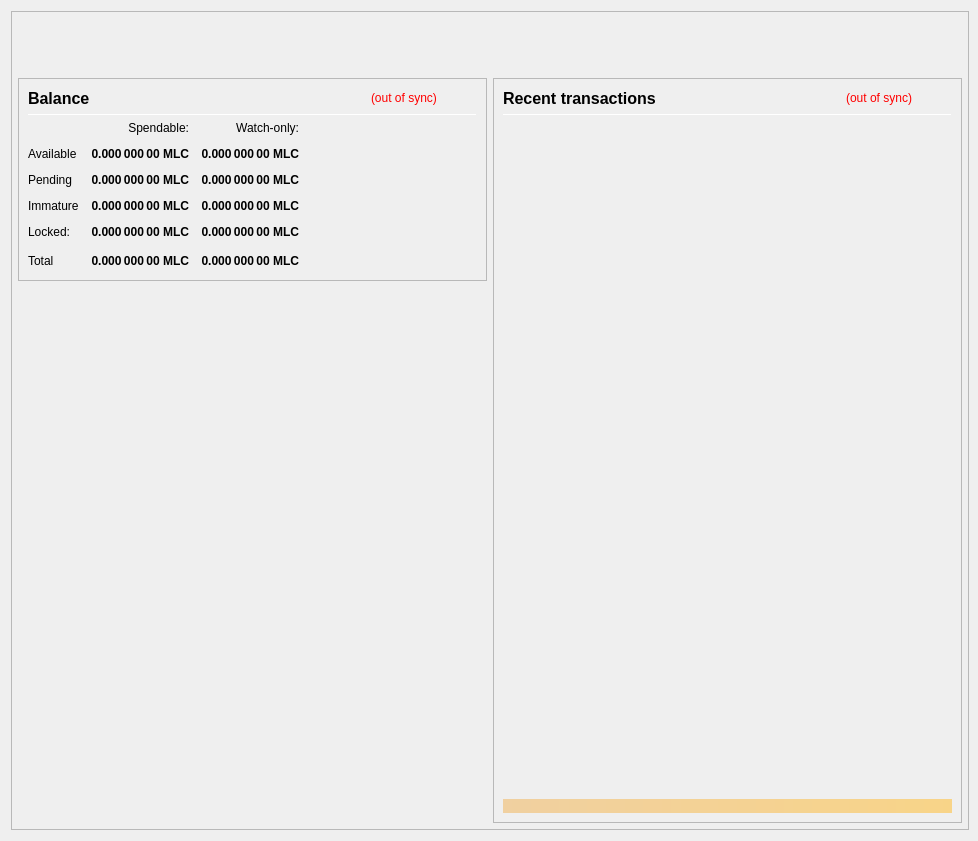
<?xml version="1.0" encoding="UTF-8"?>
<ui version="4.0">
 <class>OverviewPage</class>
 <widget class="QWidget" name="OverviewPage">
  <property name="geometry">
   <rect>
    <x>0</x>
    <y>0</y>
    <width>978</width>
    <height>841</height>
   </rect>
  </property>
  <property name="minimumSize">
   <size>
    <width>960</width>
    <height>682</height>
   </size>
  </property>
  <property name="font">
   <font>
    <weight>50</weight>
    <bold>false</bold>
   </font>
  </property>
  <property name="windowTitle">
   <string>Form</string>
  </property>
  <layout class="QVBoxLayout" name="topLayout" stretch="0">
   <property name="rightMargin">
    <number>9</number>
   </property>
   <item>
    <widget class="QFrame" name="frame_BG">
     <property name="minimumSize">
      <size>
       <width>850</width>
       <height>610</height>
      </size>
     </property>
     <property name="maximumSize">
      <size>
       <width>16777215</width>
       <height>16777215</height>
      </size>
     </property>
     <property name="frameShape">
      <enum>QFrame::StyledPanel</enum>
     </property>
     <property name="frameShadow">
      <enum>QFrame::Raised</enum>
     </property>
     <layout class="QVBoxLayout" name="verticalLayout_3" stretch="0">
      <property name="leftMargin">
       <number>0</number>
      </property>
      <property name="topMargin">
       <number>0</number>
      </property>
      <property name="rightMargin">
       <number>0</number>
      </property>
      <property name="bottomMargin">
       <number>6</number>
      </property>
      <item>
       <layout class="QVBoxLayout" name="verticalLayout_Master" stretch="0,1">
        <property name="leftMargin">
         <number>0</number>
        </property>
        <property name="topMargin">
         <number>0</number>
        </property>
        <property name="rightMargin">
         <number>0</number>
        </property>
        <property name="bottomMargin">
         <number>0</number>
        </property>
        <item>
         <widget class="QFrame" name="frame_Header">
          <layout class="QVBoxLayout" name="verticalLayout_Header" stretch="0">
           <property name="leftMargin">
            <number>0</number>
           </property>
           <property name="topMargin">
            <number>0</number>
           </property>
           <property name="rightMargin">
            <number>0</number>
           </property>
           <property name="bottomMargin">
            <number>0</number>
           </property>
           <item>
            <layout class="QHBoxLayout" name="horizontalLayout_Header" stretch="1,0">
             <property name="spacing">
              <number>6</number>
             </property>
             <item>
              <spacer name="horizontalSpacer_Header">
               <property name="orientation">
                <enum>Qt::Horizontal</enum>
               </property>
               <property name="sizeHint" stdset="0">
                <size>
                 <width>40</width>
                 <height>20</height>
                </size>
               </property>
              </spacer>
             </item>
             <item>
              <widget class="QLabel" name="labelOverviewHeaderRight">
               <property name="minimumSize">
                <size>
                 <width>464</width>
                 <height>60</height>
                </size>
               </property>
               <property name="maximumSize">
                <size>
                 <width>16777215</width>
                 <height>60</height>
                </size>
               </property>
               <property name="font">
                <font>
                 <pointsize>14</pointsize>
                </font>
               </property>
               <property name="text">
                <string/>
               </property>
               <property name="alignment">
                <set>Qt::AlignRight|Qt::AlignTrailing|Qt::AlignVCenter</set>
               </property>
              </widget>
             </item>
            </layout>
           </item>
          </layout>
         </widget>
        </item>
        <item>
         <widget class="QFrame" name="frame_Content">
          <layout class="QVBoxLayout" name="verticalLayout_Content">
           <property name="leftMargin">
            <number>6</number>
           </property>
           <property name="topMargin">
            <number>0</number>
           </property>
           <property name="rightMargin">
            <number>6</number>
           </property>
           <property name="bottomMargin">
            <number>0</number>
           </property>
           <item>
            <layout class="QHBoxLayout" name="horizontalLayout_Content" stretch="1,1">
             <property name="spacing">
              <number>6</number>
             </property>
             <item>
              <layout class="QVBoxLayout" name="verticalLayout_left" stretch="0,0">
               <item>
                <widget class="QFrame" name="frameBalances">
                 <property name="frameShape">
                  <enum>QFrame::StyledPanel</enum>
                 </property>
                 <property name="frameShadow">
                  <enum>QFrame::Raised</enum>
                 </property>
                 <layout class="QVBoxLayout" name="verticalLayout_4">
                  <item>
                   <layout class="QHBoxLayout" name="hlBalancesHeader" stretch="2,0,0">
                    <property name="spacing">
                     <number>6</number>
                    </property>
                    <item>
                     <widget class="QLabel" name="labelBalances">
                      <property name="minimumSize">
                       <size>
                        <width>0</width>
                        <height>0</height>
                       </size>
                      </property>
                      <property name="font">
                       <font>
                        <pointsize>12</pointsize>
                        <weight>75</weight>
                        <bold>true</bold>
                       </font>
                      </property>
                      <property name="text">
                       <string>Balance</string>
                      </property>
                     </widget>
                    </item>
                    <item>
                     <widget class="QLabel" name="labelWalletStatus">
                      <property name="cursor">
                       <cursorShape>WhatsThisCursor</cursorShape>
                      </property>
                      <property name="toolTip">
                       <string>The displayed information may be out of date. Your wallet automatically synchronizes with the Masterleisurecoin network after a connection is established, but this process has not completed yet.</string>
                      </property>
                      <property name="styleSheet">
                       <string notr="true">QLabel { color: red; }</string>
                      </property>
                      <property name="text">
                       <string notr="true">(out of sync)</string>
                      </property>
                      <property name="alignment">
                       <set>Qt::AlignLeading|Qt::AlignLeft|Qt::AlignVCenter</set>
                      </property>
                     </widget>
                    </item>
                    <item>
                     <spacer name="hsBalancesHeader">
                      <property name="orientation">
                       <enum>Qt::Horizontal</enum>
                      </property>
                      <property name="sizeHint" stdset="0">
                       <size>
                        <width>40</width>
                        <height>20</height>
                       </size>
                      </property>
                     </spacer>
                    </item>
                   </layout>
                  </item>
                  <item>
                   <widget class="Line" name="lineBalances">
                    <property name="minimumSize">
                     <size>
                      <width>0</width>
                      <height>1</height>
                     </size>
                    </property>
                    <property name="maximumSize">
                     <size>
                      <width>16777215</width>
                      <height>1</height>
                     </size>
                    </property>
                    <property name="orientation">
                     <enum>Qt::Horizontal</enum>
                    </property>
                   </widget>
                  </item>
                  <item>
                   <layout class="QGridLayout" name="gridLayout">
                    <property name="spacing">
                     <number>12</number>
                    </property>
                    <item row="0" column="1">
                     <widget class="QLabel" name="labelSpendable">
                      <property name="text">
                       <string>Spendable:</string>
                      </property>
                      <property name="alignment">
                       <set>Qt::AlignRight|Qt::AlignTrailing|Qt::AlignVCenter</set>
                      </property>
                     </widget>
                    </item>
                    <item row="0" column="2">
                     <widget class="QLabel" name="labelWatchonly">
                      <property name="text">
                       <string>Watch-only:</string>
                      </property>
                      <property name="alignment">
                       <set>Qt::AlignRight|Qt::AlignTrailing|Qt::AlignVCenter</set>
                      </property>
                     </widget>
                    </item>
                    <item row="1" column="0">
                     <widget class="QLabel" name="labelAvailableText">
                      <property name="text">
                       <string>Available</string>
                      </property>
                      <property name="textInteractionFlags">
                       <set>Qt::NoTextInteraction</set>
                      </property>
                     </widget>
                    </item>
                    <item row="1" column="1">
                     <widget class="QLabel" name="labelAvailable">
                      <property name="font">
                       <font>
                        <weight>75</weight>
                        <bold>true</bold>
                       </font>
                      </property>
                      <property name="cursor">
                       <cursorShape>ArrowCursor</cursorShape>
                      </property>
                      <property name="toolTip">
                       <string>Your current spendable balance</string>
                      </property>
                      <property name="text">
                       <string notr="true">0.000 000 00 MLC</string>
                      </property>
                      <property name="alignment">
                       <set>Qt::AlignRight|Qt::AlignTrailing|Qt::AlignVCenter</set>
                      </property>
                      <property name="textInteractionFlags">
                       <set>Qt::NoTextInteraction</set>
                      </property>
                     </widget>
                    </item>
                    <item row="1" column="2">
                     <widget class="QLabel" name="labelWatchAvailable">
                      <property name="font">
                       <font>
                        <weight>75</weight>
                        <bold>true</bold>
                       </font>
                      </property>
                      <property name="cursor">
                       <cursorShape>ArrowCursor</cursorShape>
                      </property>
                      <property name="toolTip">
                       <string>Your current balance in watch-only addresses</string>
                      </property>
                      <property name="text">
                       <string notr="true">0.000 000 00 MLC</string>
                      </property>
                      <property name="alignment">
                       <set>Qt::AlignRight|Qt::AlignTrailing|Qt::AlignVCenter</set>
                      </property>
                      <property name="textInteractionFlags">
                       <set>Qt::NoTextInteraction</set>
                      </property>
                     </widget>
                    </item>
                    <item row="2" column="0">
                     <widget class="QLabel" name="labelPendingText">
                      <property name="text">
                       <string>Pending</string>
                      </property>
                      <property name="textInteractionFlags">
                       <set>Qt::NoTextInteraction</set>
                      </property>
                     </widget>
                    </item>
                    <item row="2" column="1">
                     <widget class="QLabel" name="labelPending">
                      <property name="font">
                       <font>
                        <weight>75</weight>
                        <bold>true</bold>
                       </font>
                      </property>
                      <property name="cursor">
                       <cursorShape>ArrowCursor</cursorShape>
                      </property>
                      <property name="toolTip">
                       <string>Total of transactions that have yet to be confirmed, and do not yet count toward the spendable balance</string>
                      </property>
                      <property name="text">
                       <string notr="true">0.000 000 00 MLC</string>
                      </property>
                      <property name="alignment">
                       <set>Qt::AlignRight|Qt::AlignTrailing|Qt::AlignVCenter</set>
                      </property>
                      <property name="textInteractionFlags">
                       <set>Qt::NoTextInteraction</set>
                      </property>
                     </widget>
                    </item>
                    <item row="2" column="2">
                     <widget class="QLabel" name="labelWatchPending">
                      <property name="font">
                       <font>
                        <weight>75</weight>
                        <bold>true</bold>
                       </font>
                      </property>
                      <property name="cursor">
                       <cursorShape>ArrowCursor</cursorShape>
                      </property>
                      <property name="toolTip">
                       <string>Unconfirmed transactions to watch-only addresses</string>
                      </property>
                      <property name="text">
                       <string notr="true">0.000 000 00 MLC</string>
                      </property>
                      <property name="alignment">
                       <set>Qt::AlignRight|Qt::AlignTrailing|Qt::AlignVCenter</set>
                      </property>
                      <property name="textInteractionFlags">
                       <set>Qt::NoTextInteraction</set>
                      </property>
                     </widget>
                    </item>
                    <item row="3" column="0">
                     <widget class="QLabel" name="labelImmatureText">
                      <property name="text">
                       <string>Immature</string>
                      </property>
                      <property name="textInteractionFlags">
                       <set>Qt::NoTextInteraction</set>
                      </property>
                     </widget>
                    </item>
                    <item row="3" column="1">
                     <widget class="QLabel" name="labelImmature">
                      <property name="font">
                       <font>
                        <weight>75</weight>
                        <bold>true</bold>
                       </font>
                      </property>
                      <property name="cursor">
                       <cursorShape>ArrowCursor</cursorShape>
                      </property>
                      <property name="toolTip">
                       <string>Staked or masternode rewards that has not yet matured</string>
                      </property>
                      <property name="text">
                       <string notr="true">0.000 000 00 MLC</string>
                      </property>
                      <property name="alignment">
                       <set>Qt::AlignRight|Qt::AlignTrailing|Qt::AlignVCenter</set>
                      </property>
                      <property name="textInteractionFlags">
                       <set>Qt::NoTextInteraction</set>
                      </property>
                     </widget>
                    </item>
                    <item row="3" column="2">
                     <widget class="QLabel" name="labelWatchImmature">
                      <property name="font">
                       <font>
                        <weight>75</weight>
                        <bold>true</bold>
                       </font>
                      </property>
                      <property name="cursor">
                       <cursorShape>ArrowCursor</cursorShape>
                      </property>
                      <property name="toolTip">
                       <string>Staked or masternode rewards in watch-only addresses that has not yet matured</string>
                      </property>
                      <property name="text">
                       <string notr="true">0.000 000 00 MLC</string>
                      </property>
                      <property name="alignment">
                       <set>Qt::AlignRight|Qt::AlignTrailing|Qt::AlignVCenter</set>
                      </property>
                      <property name="textInteractionFlags">
                       <set>Qt::NoTextInteraction</set>
                      </property>
                     </widget>
                    </item>
                    <item row="4" column="0">
                     <widget class="QLabel" name="labelLockedText">
                      <property name="toolTip">
                       <string>Locked MLC or Masternode collaterals.</string>
                      </property>
                      <property name="text">
                       <string>Locked:</string>
                      </property>
                     </widget>
                    </item>
                    <item row="4" column="1">
                     <widget class="QLabel" name="labelLocked">
                      <property name="font">
                       <font>
                        <weight>75</weight>
                        <bold>true</bold>
                       </font>
                      </property>
                      <property name="cursor">
                       <cursorShape>ArrowCursor</cursorShape>
                      </property>
                      <property name="toolTip">
                       <string>Locked MLC or Masternode collaterals.</string>
                      </property>
                      <property name="text">
                       <string notr="true">0.000 000 00 MLC</string>
                      </property>
                      <property name="alignment">
                       <set>Qt::AlignRight|Qt::AlignTrailing|Qt::AlignVCenter</set>
                      </property>
                      <property name="textInteractionFlags">
                       <set>Qt::NoTextInteraction</set>
                      </property>
                     </widget>
                    </item>
                    <item row="4" column="2">
                     <widget class="QLabel" name="labelWatchLocked">
                      <property name="font">
                       <font>
                        <weight>75</weight>
                        <bold>true</bold>
                       </font>
                      </property>
                      <property name="cursor">
                       <cursorShape>ArrowCursor</cursorShape>
                      </property>
                      <property name="toolTip">
                       <string>Current locked balance in watch-only addresses</string>
                      </property>
                      <property name="text">
                       <string notr="true">0.000 000 00 MLC</string>
                      </property>
                      <property name="alignment">
                       <set>Qt::AlignRight|Qt::AlignTrailing|Qt::AlignVCenter</set>
                      </property>
                      <property name="textInteractionFlags">
                       <set>Qt::NoTextInteraction</set>
                      </property>
                     </widget>
                    </item>
                    <item row="5" column="0">
                     <widget class="QLabel" name="labelTotalText">
                      <property name="text">
                       <string>Total</string>
                      </property>
                      <property name="textInteractionFlags">
                       <set>Qt::NoTextInteraction</set>
                      </property>
                     </widget>
                    </item>
                    <item row="5" column="1">
                     <widget class="QLabel" name="labelTotal">
                      <property name="font">
                       <font>
                        <weight>75</weight>
                        <bold>true</bold>
                       </font>
                      </property>
                      <property name="cursor">
                       <cursorShape>ArrowCursor</cursorShape>
                      </property>
                      <property name="toolTip">
                       <string>Your current total balance</string>
                      </property>
                      <property name="text">
                       <string notr="true">0.000 000 00 MLC</string>
                      </property>
                      <property name="alignment">
                       <set>Qt::AlignRight|Qt::AlignTrailing|Qt::AlignVCenter</set>
                      </property>
                      <property name="textInteractionFlags">
                       <set>Qt::NoTextInteraction</set>
                      </property>
                     </widget>
                    </item>
                    <item row="5" column="2">
                     <widget class="QLabel" name="labelWatchTotal">
                      <property name="font">
                       <font>
                        <weight>75</weight>
                        <bold>true</bold>
                       </font>
                      </property>
                      <property name="cursor">
                       <cursorShape>ArrowCursor</cursorShape>
                      </property>
                      <property name="toolTip">
                       <string>Current total balance in watch-only addresses</string>
                      </property>
                      <property name="text">
                       <string notr="true">0.000 000 00 MLC</string>
                      </property>
                      <property name="alignment">
                       <set>Qt::AlignRight|Qt::AlignTrailing|Qt::AlignVCenter</set>
                      </property>
                      <property name="textInteractionFlags">
                       <set>Qt::NoTextInteraction</set>
                      </property>
                     </widget>
                    </item>
                    <item row="5" column="3">
                     <spacer name="hsBalances">
                      <property name="orientation">
                       <enum>Qt::Horizontal</enum>
                      </property>
                      <property name="sizeHint" stdset="0">
                       <size>
                        <width>40</width>
                        <height>20</height>
                       </size>
                      </property>
                     </spacer>
                    </item>
                   </layout>
                  </item>
                 </layout>
                </widget>
               </item>
               <item>
                <spacer name="verticalSpacer">
                 <property name="orientation">
                  <enum>Qt::Vertical</enum>
                 </property>
                 <property name="sizeHint" stdset="0">
                  <size>
                   <width>20</width>
                   <height>40</height>
                  </size>
                 </property>
                </spacer>
               </item>
              </layout>
             </item>
             <item>
              <layout class="QVBoxLayout" name="verticalLayout_right" stretch="1">
               <item>
                <widget class="QFrame" name="frame_RecentTransactions">
                 <property name="minimumSize">
                  <size>
                   <width>0</width>
                   <height>0</height>
                  </size>
                 </property>
                 <property name="frameShape">
                  <enum>QFrame::StyledPanel</enum>
                 </property>
                 <property name="frameShadow">
                  <enum>QFrame::Raised</enum>
                 </property>
                 <layout class="QVBoxLayout" name="verticalLayout_1" stretch="0,0,0,0,0">
                  <item>
                   <layout class="QHBoxLayout" name="horizontalLayout_2" stretch="2,0,0">
                    <property name="spacing">
                     <number>3</number>
                    </property>
                    <item>
                     <widget class="QLabel" name="labelRecentTransactions">
                      <property name="minimumSize">
                       <size>
                        <width>0</width>
                        <height>20</height>
                       </size>
                      </property>
                      <property name="font">
                       <font>
                        <pointsize>12</pointsize>
                        <weight>75</weight>
                        <bold>true</bold>
                       </font>
                      </property>
                      <property name="text">
                       <string>Recent transactions</string>
                      </property>
                     </widget>
                    </item>
                    <item>
                     <widget class="QLabel" name="labelTransactionsStatus">
                      <property name="cursor">
                       <cursorShape>WhatsThisCursor</cursorShape>
                      </property>
                      <property name="toolTip">
                       <string>The displayed information may be out of date. Your wallet automatically synchronizes with the Masterleisurecoin network after a connection is established, but this process has not completed yet.</string>
                      </property>
                      <property name="styleSheet">
                       <string notr="true">QLabel { color: red; }</string>
                      </property>
                      <property name="text">
                       <string notr="true">(out of sync)</string>
                      </property>
                      <property name="alignment">
                       <set>Qt::AlignRight|Qt::AlignTrailing|Qt::AlignVCenter</set>
                      </property>
                     </widget>
                    </item>
                    <item>
                     <spacer name="horizontalSpacer">
                      <property name="orientation">
                       <enum>Qt::Horizontal</enum>
                      </property>
                      <property name="sizeHint" stdset="0">
                       <size>
                        <width>40</width>
                        <height>20</height>
                       </size>
                      </property>
                     </spacer>
                    </item>
                   </layout>
                  </item>
                  <item>
                   <widget class="Line" name="line">
                    <property name="minimumSize">
                     <size>
                      <width>0</width>
                      <height>1</height>
                     </size>
                    </property>
                    <property name="maximumSize">
                     <size>
                      <width>16777215</width>
                      <height>1</height>
                     </size>
                    </property>
                    <property name="orientation">
                     <enum>Qt::Horizontal</enum>
                    </property>
                   </widget>
                  </item>
                  <item>
                   <widget class="QListView" name="listTransactions">
                    <property name="minimumSize">
                     <size>
                      <width>0</width>
                      <height>0</height>
                     </size>
                    </property>
                    <property name="styleSheet">
                     <string notr="true">QListView { background: transparent; }</string>
                    </property>
                    <property name="frameShape">
                     <enum>QFrame::NoFrame</enum>
                    </property>
                    <property name="verticalScrollBarPolicy">
                     <enum>Qt::ScrollBarAlwaysOff</enum>
                    </property>
                    <property name="horizontalScrollBarPolicy">
                     <enum>Qt::ScrollBarAlwaysOff</enum>
                    </property>
                    <property name="selectionMode">
                     <enum>QAbstractItemView::NoSelection</enum>
                    </property>
                   </widget>
                  </item>
                  <item>
                   <spacer name="verticalSpacer_2">
                    <property name="orientation">
                     <enum>Qt::Vertical</enum>
                    </property>
                    <property name="sizeType">
                     <enum>QSizePolicy::Expanding</enum>
                    </property>
                    <property name="sizeHint" stdset="0">
                     <size>
                      <width>20</width>
                      <height>40</height>
                     </size>
                    </property>
                   </spacer>
                  </item>
                  <item>
                   <widget class="QLabel" name="labelAlerts">
                    <property name="maximumSize">
                     <size>
                      <width>16777215</width>
                      <height>16777215</height>
                     </size>
                    </property>
                    <property name="styleSheet">
                     <string notr="true">background-color: qlineargradient(x1: 0, y1: 0, x2: 1, y2: 0, stop:0 #F0D0A0, stop:1 #F8D488); color:#000000;</string>
                    </property>
                    <property name="text">
                     <string/>
                    </property>
                    <property name="wordWrap">
                     <bool>true</bool>
                    </property>
                    <property name="margin">
                     <number>3</number>
                    </property>
                   </widget>
                  </item>
                 </layout>
                </widget>
               </item>
              </layout>
             </item>
            </layout>
           </item>
          </layout>
         </widget>
        </item>
       </layout>
      </item>
     </layout>
    </widget>
   </item>
  </layout>
 </widget>
 <resources/>
 <connections/>
</ui>
